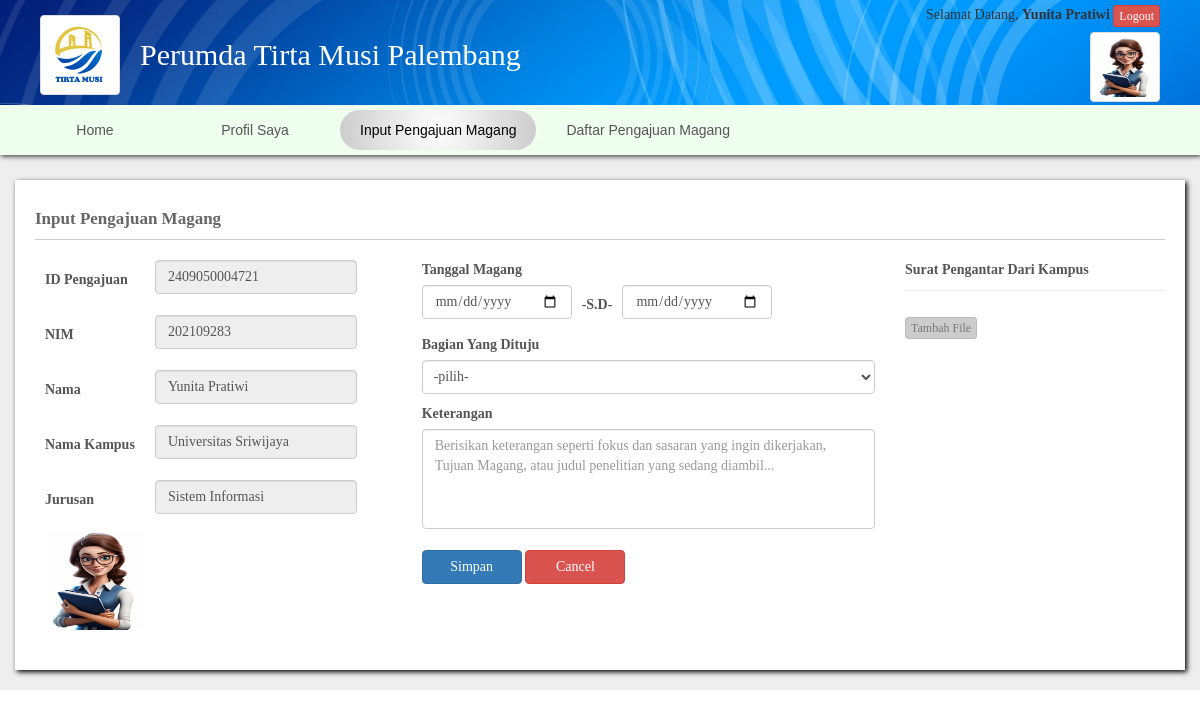
The app's page /index.php?halaman=input_pengajuan (signed in) with its own data.
### tables this page shows
CREATE TABLE `mahasiswa` (
  `id_mahasiswa` int(11) NOT NULL,
  `nim` varchar(20) NOT NULL,
  `nama` varchar(30) NOT NULL,
  `jurusan` varchar(30) NOT NULL,
  `kampus` varchar(30) NOT NULL,
  `telp` varchar(20) NOT NULL,
  `alamat` text NOT NULL,
  `username` varchar(30) NOT NULL,
  `password` varchar(30) NOT NULL
);

### input_pengajuan.php (the view, shortened to what this page needs)
<?php
include "koneksi.php";
$data_mahasiswa=mysqli_fetch_array(mysqli_query($koneksi,"select * from mahasiswa where id_mahasiswa='$log_id' "));
$jlh_data=mysqli_num_rows(mysqli_query($koneksi,"select * from magang "));
$id_magang=date("ymd").str_pad($jlh_data+1,4,"0",STR_PAD_LEFT).rand(111,999);
?>
<div style="min-height:480px;">
<?php if($proses=="berhasil"){?>
    <div class="isi_conten" style="min-height:450px;">
    <a href="?halaman=login" style="font-size:15px;" ><p  style="text-align:center;margin-top:90px;font-family:Calibri;font-size:30px;"><b style="color:#03C;">Registrasi Berhasil</b></p></a>
    </div>
    <?php } else { ?>
 <div style="width:100%;margin:20px auto;padding:20px;font-family:Cambria;font-size:15px;box-shadow:2px 2px 5px #000;background-color:#FFF;">
     <h2>Input Pengajuan Magang</h2>
    <form class="form1" action="" method="post" enctype="multipart/form-data" >
        <div class="row">
        	<div class="col-sm-4" style="padding-right:50px;">
                <table>
                	<tr>
                    	<td style="width:120px;"><label >ID Pengajuan </label></td>
                        <td><input class="form-control" name="id_magang" value="<?=$id_magang?>"  readonly></td>
                    </tr>
                	<tr>
                    	<td><label >NIM </label></td>
                        <td><input class="form-control" name="nim" value="<?=$data_mahasiswa['nim']?>"  readonly></td>
                    </tr>
                	<tr>
                    	<td><label >Nama</label></td>
                        <td><input class="form-control" name="nama" value="<?=$data_mahasiswa['nama']?>"  readonly></td>
                    </tr>
                	<tr>
                    	<td><label >Nama Kampus</label></td>
                        <td><input class="form-control" name="kampus" value="<?=$data_mahasiswa['kampus']?>"  readonly></td>
                    </tr>
                	<tr>
                    	<td><label >Jurusan</label></td>
                        <td><input class="form-control" name="jurusan" value="<?=$data_mahasiswa['jurusan']?>"  readonly></td>
                    </tr>
                    <tr><td colspan="2"><img src="foto/mahasiswa/<?=$log_id?>.jpg" style="width:100px;height:100px;"/></td></tr>
                </table>
        	</div>
            <div class="col-sm-5">
              <label >Tanggal Magang</label>
              <div style="height:40px;">
              <input class="form-control" name="tgl_mulai" type="date" style="width:150px;float:left;margin-right:10px;"  required>
              <label style="float:left;">-s.d-</label>
              <input class="form-control" name="tgl_selesai" type="date" style="width:150px;float:left;margin-left:10px;"  required>
              </div>
              <label >Bagian Yang Dituju </label>
              <select class="form-control" name="bagian"  required>
              	<option value="">-pilih-</option>
              </select>
              <label >Keterangan</label>
              <textarea class="form-control" name="keterangan" required style="height:100px !important;" placeholder="Berisikan keterangan seperti fokus dan sasaran yang ingin dikerjakan, Tujuan Magang, atau judul penelitian yang sedang diambil..."></textarea>
              <br />
              <input name="simpan" type="submit" class="btn btn-primary" value="Simpan" style="width:100px;">
         		<a href="index.php"><input name="cancel" type="button" class="btn btn-danger" value="Cancel" style="width:100px;"></a>
        	</div>
             <div class="col-sm-3">
              <label >Surat Pengantar Dari Kampus</label>
              <hr style="margin:5px 0;" />
              <br />
            <input type="button" class="btn-xs" value="Tambah File" style="color:#777;border:1px solid #BBB;background-color:#CCC;" onclick="tambah_item();" />
        	</div>
        </div>
    </form>
  </div>
 <?php } ?>
 </div>

### index.php (shortened to what this page needs)
<?php  session_start();
include"koneksi.php";
$random_date=date("YmdHis");
$proses=isset($_GET['proses'])?$_GET['proses']:'';
if(isset($_SESSION['log_user'])){$log_user=$_SESSION['log_user'];}else{$log_user="";}
if(isset($_SESSION['log_id'])){$log_id=$_SESSION['log_id'];}else{$log_id="";}
if($log_user=="Mahasiswa")
{
	$data_log_mahasiswa=mysqli_fetch_array(mysqli_query($koneksi,"select * from mahasiswa where id_mahasiswa='$log_id'"));
	$log_pengguna=$data_log_mahasiswa['nama'];
}
else
{
	$log_pengguna=$log_user;
}
if(isset($_GET['halaman'])){$halaman=$_GET['halaman'];}else{$halaman="";}
?>
<html>
<head>
<link href="css/bootstrap.min.css" rel="stylesheet">
<link href="css/dataTables.bootstrap.min.css" rel="stylesheet">
<link href="css/style1.css?val=<?=$random_date?>" rel="stylesheet">
</head>
<body style="overflow-x:hidden;padding:0;background-color:#FFF;">
<nav class="navbar navbar-default navbar-fixed-top" style="border:none;box-shadow:2px 2px 5px rgba(0,0,0,0.1);">
   <div class="" style="overflow:hidden;box-shadow:1px 1px 5px #333;background-color:#FFF;background-image:url(img/header.jpg);background-size:cover;">
   	 <div class="container row" style="margin:0 auto;padding-top:5px;">
       <div class="col-sm-6 " style="padding:10px !important;height:100px;">
          <a href="index.php" style="text-decoration:none;" >
          	<img src="logo.png" class="img-thumbnail" style="width:80px;height:80px;position:absolute;">
            <p style="font-size:30px;line-height:20px;font-family:Cambria;color:#FFF;margin-left:100px;margin-top:30px;">Perumda Tirta Musi Palembang</p>
          </a>
        </div>
       <div class="col-sm-6">
        <?php if($log_user==""){?>
            <?php } else {?>
            <div style="text-align:right;color:#333;font-size:14px;font-family:Cambria;position:absolute;right:10px;top:0px;">
        	Selamat Datang, <b><?=$log_pengguna?></b>
            <a href="?halaman=logout" class="btn btn-xs btn-danger" onClick="return confirm('Keluar?')">Logout</a>
            <br>
            <?php if($log_user=="Mahasiswa")
			{
				echo"<img src='foto/mahasiswa/$log_id.jpg' class='img-thumbnail' style='width:70px;height:70px;margin-top:5px;'>";
			}
			?>
            </div>
            <?php } ?>
       </div>
     </div>
     <div class="" style="background-color:#EFE;padding:0;" >
      		<div class="container menu_atas" style="padding:0;">
      		<ul style="margin:0;padding:0;">
            <?php if($log_user=="Admin"){?>
                <a href="?halaman=daftar_mahasiswa"><li <?php if($halaman=="daftar_mahasiswa"){echo" class='active'";}?>> Daftar mahasiswa</li></a>
                <a href="?halaman=daftar_pengajuan"><li <?php if($halaman=="daftar_pengajuan"){echo" class='active'";}?>> Daftar Pengajuan</li></a>
                <a href="?halaman=absensi"><li <?php if($halaman=="absensi"){echo" class='active'";}?>> Absensi Kerja Praktik</li></a>
                <a href="?halaman=nilai"><li <?php if($halaman=="nilai"){echo" class='active'";}?>> Penilaian</li></a>
            <?php } elseif($log_user=="Pimpinan"){?>
                <a href="?halaman=laporan_mahasiswa"><li <?php if($halaman=="laporan_mahasiswa"){echo" class='active'";}?>>Laporan Mahasiswa</li></a>
                <a href="?halaman=laporan_magang"><li <?php if($halaman=="laporan_magang"){echo" class='active'";}?>>Laporan Magang</li></a>
            <?php } elseif($log_user=="Mahasiswa"){?>
            	<a href="?halaman=home" ><li <?php if($halaman=="home"){echo" class='active'";}?>>Home</li></a>
            	<a href="?halaman=profil"><li <?php if($halaman=="profil"){echo" class='active'";}?>> Profil Saya</li></a>
                <a href="?halaman=input_pengajuan"><li <?php if($halaman=="input_pengajuan"){echo" class='active'";}?>> Input Pengajuan Magang</li></a>
        		<a href="?halaman=pengajuan_magang"><li <?php if($halaman=="pengajuan_magang"){echo" class='active'";}?>> Daftar Pengajuan Magang</li></a>
            <?php } ?>
            </ul>
      		</div>
      </div>
  </div>
</nav>
<div class="frame_container" style="padding-top:160px;background-color:#EEE;">
<div class="container" style="padding:0;min-height:400px;">
            <?php
            if($halaman=="home"){include"home.php";}
            elseif($halaman=="registrasi"){include"registrasi.php";}
            elseif($halaman=="input_pengajuan"){include"input_pengajuan.php";}
            elseif($halaman=="pengajuan_magang"){include"pengajuan_magang.php";}
            elseif($halaman=="profil_perusahaan"){include"profil_perusahaan.php";}
            elseif($halaman=="sertifikat"){include"sertifikat.php";}
            elseif($halaman=="daftar_mahasiswa"){include"daftar_mahasiswa.php";}
            elseif($halaman=="daftar_pengajuan"){include"daftar_pengajuan.php";}
            elseif($halaman=="daftar_pengajuan_magang"){include"daftar_pengajuan_magang.php";}
            elseif($halaman=="ambil_kode"){include"ambil_kode.php";}
            elseif($halaman=="absensi"){include"absensi.php";}
            elseif($halaman=="nilai"){include"nilai.php";}
            elseif($halaman=="mahasiswa"){include"mahasiswa.php";}
            elseif($halaman=="laporan_mahasiswa"){include"laporan_mahasiswa.php";}
            elseif($halaman=="laporan_magang"){include"laporan_magang.php";}
            elseif($halaman=="profil"){include"profil.php";}
            elseif($halaman=="login"){include"login.php";}
            elseif($halaman=="logout"){include"logout.php";}
            else
			{
				include"home.php";
			}
            ?>
</div>
</div>
</body>
</html>

### css/style1.css (style rules this page uses)
.menu_atas li { text-align:center;display:block;float:left;font-size:14px;text-transform:capitalize;font-family:Arial;min-width:150px;color:#555;height:40px;padding:10px 20px;margin:5px;border-radius:20px; }
.menu_atas a { color:#FFF; }
.menu_atas a .active { color:#000;background:radial-gradient(circle at center, #FFF,#CCC); }
* { font-family:Cambria; }
h1,h2,h3,h4 { text-transform:capitalize; }
.form1 select { width:100%;padding:7px; }
.form1 label { text-transform:capitalize;margin-top:10px;color:#777;font-size:14px;color:#555;text-transform:capitalize; }
.form1 table { width:100%; }
.form1 td:first-child { text-transform:capitalize;width:120px;padding:5px 20px 5px 10px;line-height:30px; }
textarea { height:100px !important;resize:none; }
body { font-size:12px; }
table { font-size:13px; }
h2 { font-size:12px;font-weight:bold;margin-top:0px;border-bottom:1px solid #CCC;padding:10px 0;color:#666;font-size:17px; }

### index.php (style rules this page uses)
* { font-family:Calibri; }

### records on screen
mahasiswa: nama "Yunita Pratiwi", nim "202109283", kampus "Universitas Sriwijaya", jurusan "Sistem Informasi"
